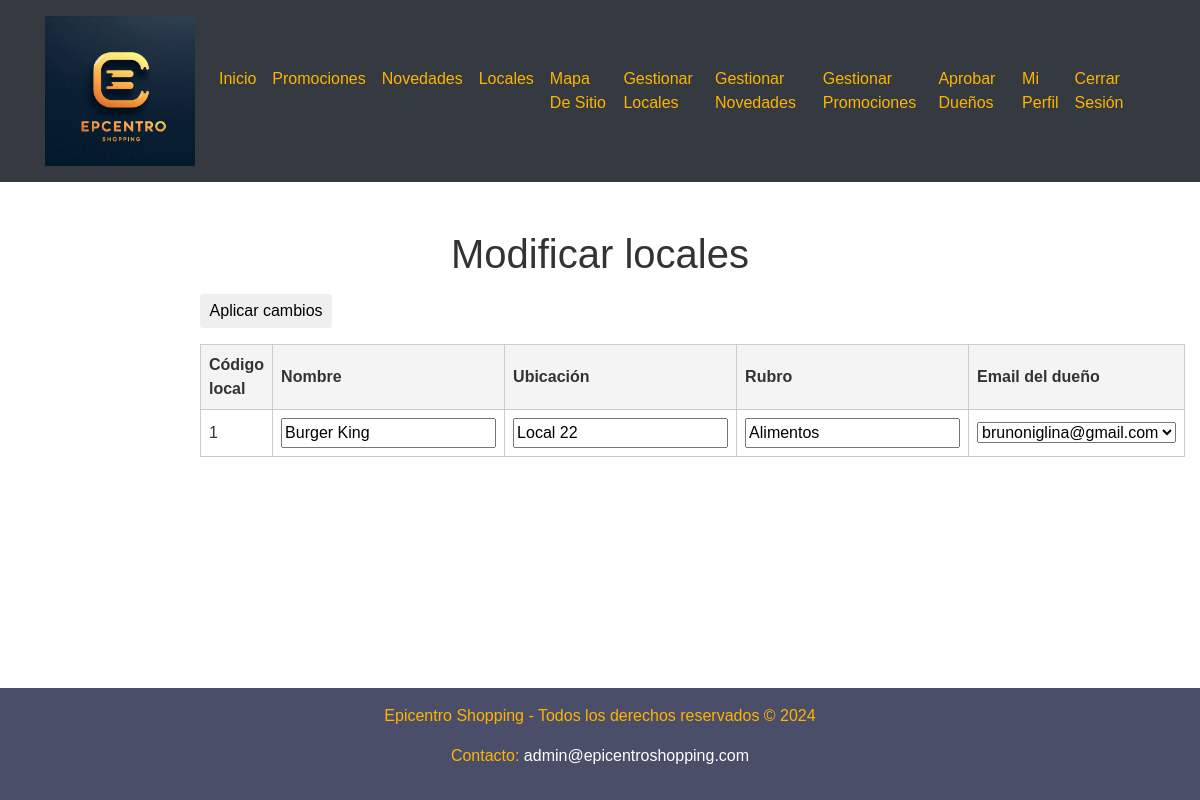
Screenshot of /editar_local.php?ids=1 (signed in) with the database file from the repository.
### tables this page shows
CREATE TABLE `locales` (
  `id` int(11) NOT NULL,
  `nombre` varchar(255) NOT NULL,
  `ubicacion` varchar(50) NOT NULL,
  `rubro` varchar(20) NOT NULL,
  `idUsuario` int(11) NOT NULL
);

### private/functions_locales.php (called while the page is built, shortened)
<?php
function get_local($id_local){
    include "../env/shopping_db.php";
    $qry_local = "SELECT * FROM locales WHERE id = '$id_local'";
    if(!($result_local = $conn->query($qry_local))){
        echo "Error: " . $sql . "<br>" . $conn->error;
    }else{
        $local = $result_local -> fetch_assoc();
        return $local;
    };
}
?>

### private/functions_usuarios.php (called while the page is built, shortened)
<?php
function get_all_dueños(){
    include '../env/shopping_db.php';
    $qry_dueño = "SELECT * FROM usuarios WHERE tipo LIKE 'Dueño'";
    if(!($result_dueño = $conn->query($qry_dueño))){
        echo "Error: " . $sql . "<br>" . $conn->error;
    }else{
        $dueños = $result_dueño -> fetch_all(MYSQLI_ASSOC);
        return $dueños;
    };
}
?>

### public/editar_local.php (the view, shortened to what this page needs)
<?php
include '../private/functions_locales.php';
include '../private/functions_usuarios.php';
if (isset($_GET['ids'])) {
    $ids = explode(',', $_GET['ids']);
    foreach ($ids as $id_local){
        $locales[] = get_local($id_local);
    }
    $dueños = get_all_dueños();
}
?>
<!DOCTYPE html>
<html lang="es">
<head>
    <link rel="stylesheet" href="https://stackpath.bootstrapcdn.com/bootstrap/4.5.2/css/bootstrap.min.css">
    <link rel="stylesheet" href="../css/styles.css">
</head>
<body>
    <div class="wrapper">
    <?php include '../includes/header.php'; ?>
            <main>
                <section class="admin-section">
                    <h1>Modificar locales</h1>
                    <table>
                        <thead>
                            <tr>
                                <th>Código local</th>
                                <th>Nombre</th>
                                <th>Ubicación</th>
                                <th>Rubro</th>
                                <th>Email del dueño</th>
                            </tr>
                        </thead>
                        <tbody>
                            <form id="localesForm" method="POST" action="../private/update_local.php">
                                    <?php
                                        foreach ($locales as $local){?>
                                            <tr>
                                                <td><?php echo $local['id']?><input type="hidden" name="id_local[]" value="<?php echo $local['id']?>"></td>
                                                <td><input type="text" name="nombre_local[]" value="<?php echo $local['nombre']?>" required></td>
                                                <td><input type="text" name="ubicacion_local[]" value="<?php echo $local['ubicacion']?>" required></td>
                                                <td><input type="text" name="rubro_local[]" value="<?php echo $local['rubro']?>" required></td>
                                                <td><select id="email_dueño" name="id_dueño[]" required>
                                                <?php
                                                    foreach ($dueños as $dueño) {
                                                        $selected = ($dueño['id'] == $local['idUsuario']) ? 'selected' : '';
                                                        echo "<option value='{$dueño['id']}' $selected>{$dueño['email']}</option>";
                                                    }
                                                ?>
                                                </select></td>
                                            </tr>
                                        <?php
                                        }?>
                                <button type="submit">Aplicar cambios</button>
                            </form>
                        </tbody>
                </table>
            </section>
        </main>
        <?php include '../includes/footer.php'; ?>
    </div>
</body>
</html>

### css/styles.css (style rules this page uses)
body { background-color: #fff; color: #333; font-family: Arial, sans-serif; margin: 0; padding: 0; }
main { padding: 1rem; }
.wrapper { display: grid; min-height: 100vh; grid-template-rows: auto 1fr auto; }
.admin-section { max-width: 800px; margin: 2rem auto; }
.admin-section h1 { text-align: center; margin-bottom: 1rem; }
.admin-section table { width: 100%; border-collapse: collapse; margin-top: 1rem; }
.admin-section table, .admin-section th, .admin-section td { border: 1px solid #ccc; padding: 0.5rem; }
.admin-section th { background-color: #f4f4f4; }
.admin-section button { margin-right: 0.5rem; padding: 0.3rem 0.6rem; border: none; border-radius: 3px; cursor: pointer; }

### rows the page displays
locales: id "1", nombre "Burger King", ubicacion "Local 22", rubro "Alimentos"

### other values shown
form field value "brunoniglina@gmail.com"
